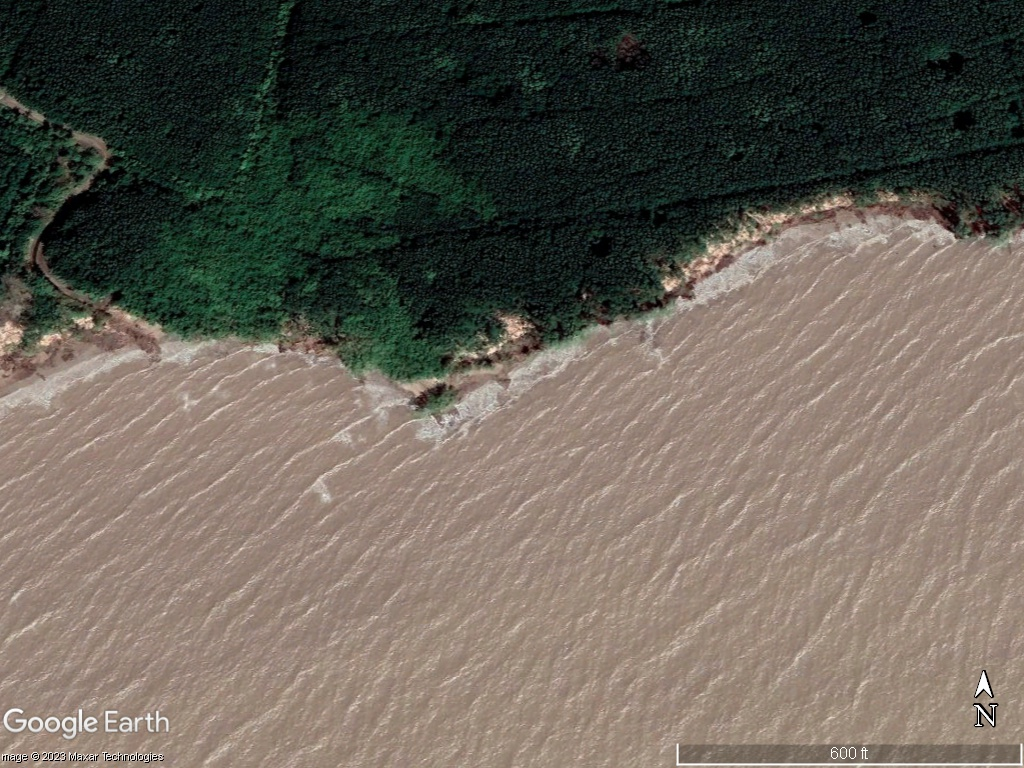
#> input picture Project/Data/Test/Mau/1.jpg, 1024 x 768 px, found by its file name
$ python main.py
#> lines starting #> are read from the running program, lines starting #| are printed output that depends on the picture
import numpy as np
import pandas as pd
from DoDoThuatToan import *
import cv2
from PIL import Image

urlImg = "D:/DHTL/Nam 4-2/DoAnTotNghiep/Project/Data/Test/Mau/1.jpg"
urlSaveImg = "D:/DHTL/Nam 4-2/DoAnTotNghiep/Project/Data/Test/Splited/1.png"
# vung = list([1, 0.3, 0.3, 0.3, 0.3])
vung = list([ 1, 0.152832, 0.487630, 0.299805, 0.300781])

imageInput = np.array(Image.open(urlImg))
#> imageInput is the input picture: shape (768, 1024, 3); mean R, G, B 104, 97.5, 87.5
sizeImg = imageInput.shape
#> sizeImg = (768, 1024, 3)
heightImg = list(( int(vung[2]*sizeImg[0]) - int(vung[4]*sizeImg[0]/2), int(vung[2]*sizeImg[0]) + int(vung[4]*sizeImg[0]/2)))
#> heightImg = [259, 489]
widthImg =  list(( int(vung[1]*sizeImg[1]) - int(vung[3]*sizeImg[1]/2), int(vung[1]*sizeImg[1]) + int(vung[3]*sizeImg[1]/2)))
#> widthImg = [3, 309]

newImg = imageInput[ heightImg[0]: heightImg[1], widthImg[0]: widthImg[1]]
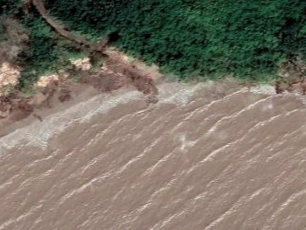
#> newImg: shape (230, 306, 3); mean R, G, B 120.4, 113.1, 100.3

Image.fromarray(np.array(newImg)).save(urlSaveImg, format = "png")
print("End")

$ run again, with Project/Data/Test/Mau/2.jpg copied over Project/Data/Test/Mau/1.jpg
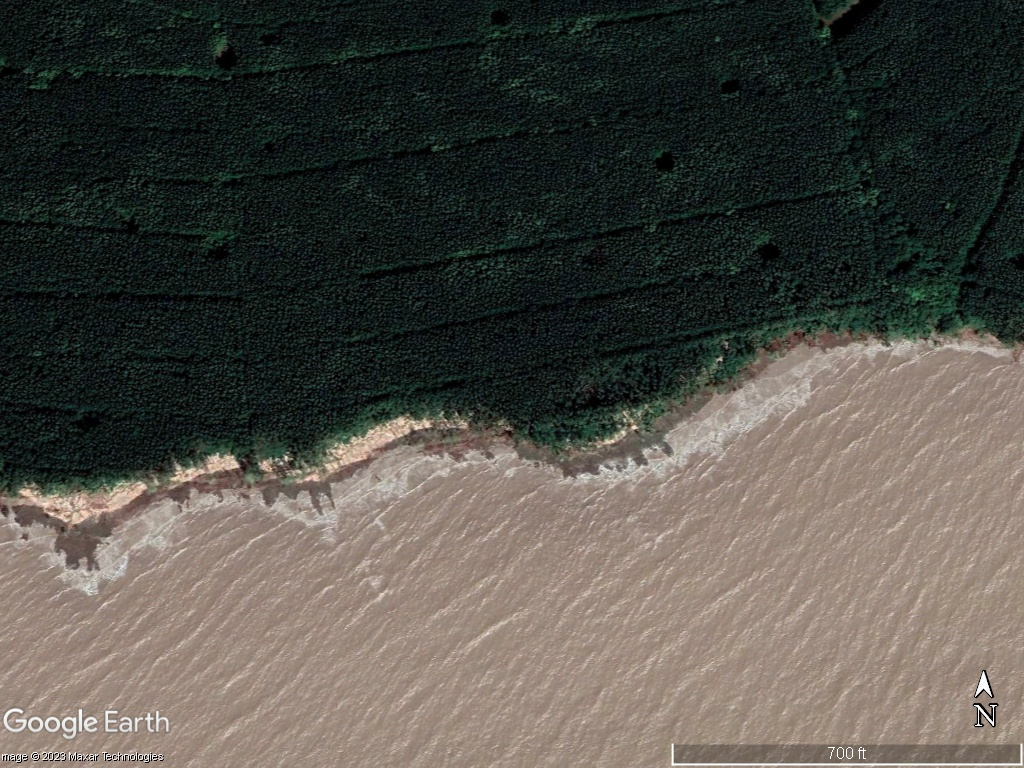
#> input picture Project/Data/Test/Mau/2.jpg, 1024 x 768 px, found by its file name
#> imageInput is the input picture: shape (768, 1024, 3); mean R, G, B 81.2, 78.6, 71.9
#> `newImg = imageInput[ heightImg[0]: heightImg[1], widthImg[0]: widthImg..`:
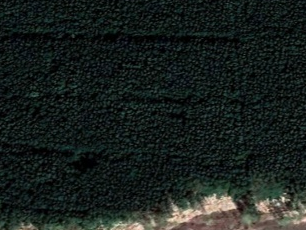
#> newImg: shape (230, 306, 3); mean R, G, B 25.2, 32.3, 29.5

$ run again, with Project/Data/Test/Mau/3.jpg copied over Project/Data/Test/Mau/1.jpg
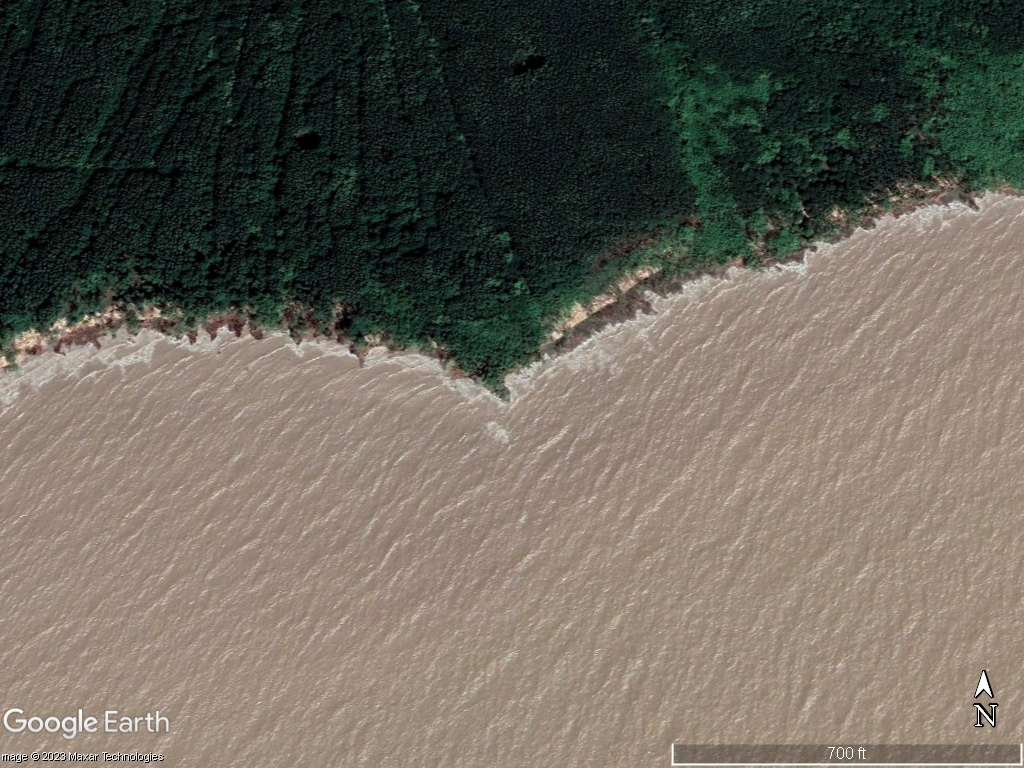
#> input picture Project/Data/Test/Mau/3.jpg, 1024 x 768 px, found by its file name
#> imageInput is the input picture: shape (768, 1024, 3); mean R, G, B 105.7, 100.6, 90.2
#> `newImg = imageInput[ heightImg[0]: heightImg[1], widthImg[0]: widthImg..`:
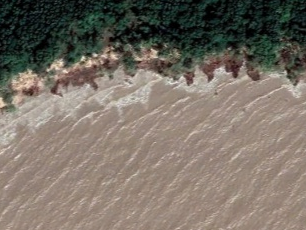
#> newImg: shape (230, 306, 3); mean R, G, B 120.9, 112.4, 102.3

$ run again, with Project/Data/Test/Mau/4.jpg copied over Project/Data/Test/Mau/1.jpg
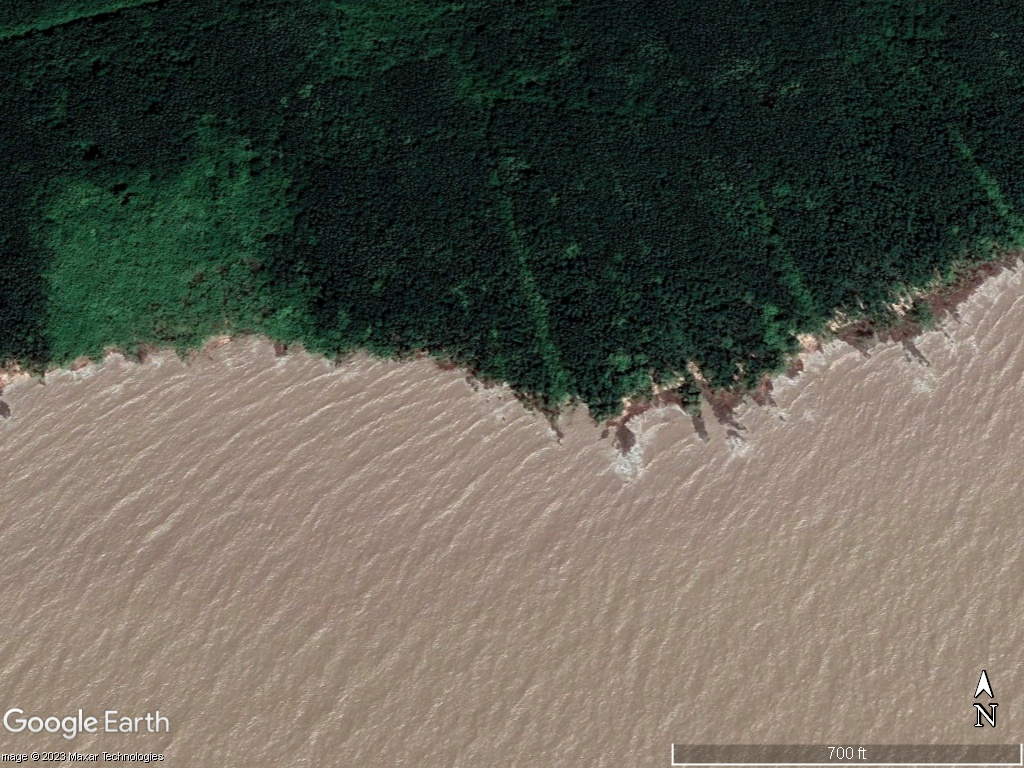
#> input picture Project/Data/Test/Mau/4.jpg, 1024 x 768 px, found by its file name
#> imageInput is the input picture: shape (768, 1024, 3); mean R, G, B 94.4, 92.5, 81.9
#> `newImg = imageInput[ heightImg[0]: heightImg[1], widthImg[0]: widthImg..`:
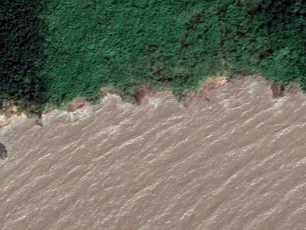
#> newImg: shape (230, 306, 3); mean R, G, B 110.7, 112.1, 96.6
